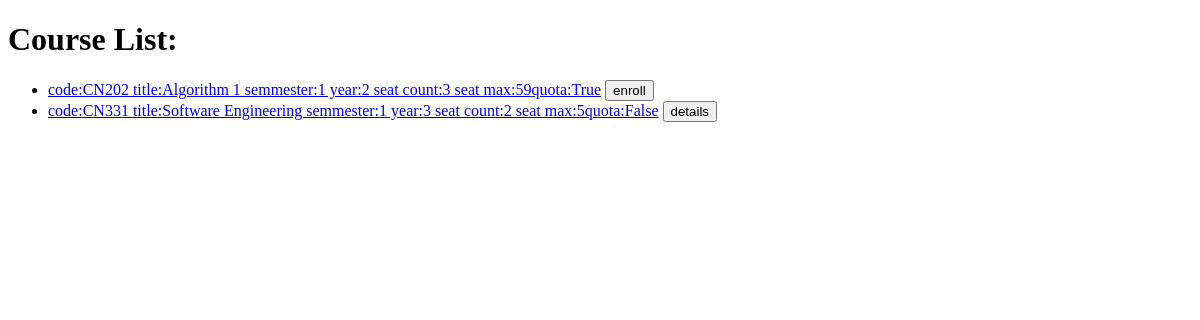
The app's page /courses/, older data.
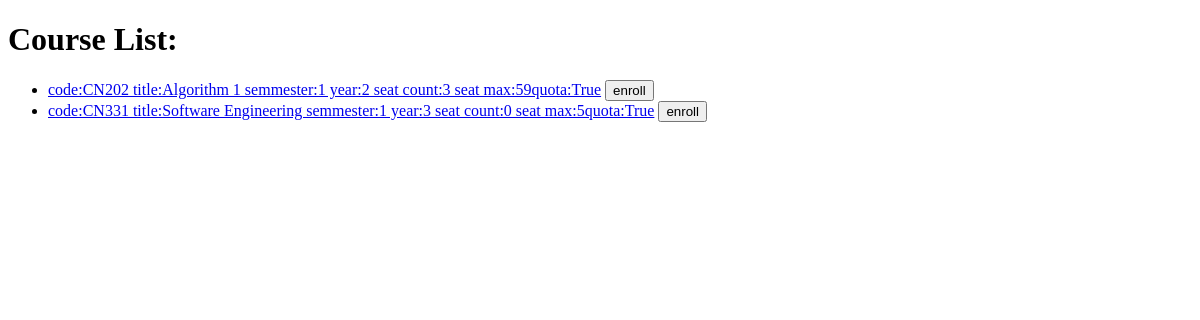
The same page, newer data.
### courses/models.py (models this page shows)
class Course(models.Model):
    c_id = models.CharField(max_length=5, unique=True, default="CN000")
    title = models.CharField(max_length=64, null=True, blank=True)
    semmester = models.IntegerField(null=True, blank=True)
    year = models.IntegerField(null=True, blank=True)
    seat_count = models.IntegerField(default=0, null=True, blank=True)
    max_seat = models.IntegerField(null=True, blank=True)
    quota = models.BooleanField(default=True)
    attend = models.ManyToManyField(User, blank=True)
    def __str__(self):
        return f"code:{self.c_id} title:{self.title} semmester:{self.semmester} year:{self.year} seat count:{self.seat_count} seat max:{self.max_seat}quota:{self.quota}"

### courses/views.py (the view)
# urls.py: path('', views.index, name= "c_index"),
def index(request) :
    return render(request, 'courses/index.html' ,{
        'courses': Course.objects.all().order_by('c_id')
    })

### courses/templates/courses/index.html
{% extends 'courses/layout.html' %}
{% block body %}
<h1>Course List:</h1>
<ul>
    {% for course in courses %}
    <li><a href="{% url 'course' course.id %}">{{ course }}</a>
    {% if course.quota %}
    <button> enroll </button>
    {% else %}
    <button> details </button>
    {% endif %}
    </li>
    {% empty %}
    <li>No courses.</li>
    {% endfor %}
</ul>
{% endblock %}

### courses/templates/courses/layout.html
<!DOCTYPE html>
<html lang="en">
    <head>
        <titleCourses</title>
    </head>
    <body>
        {% block body %}
        {% endblock %}
    </body>
</html>

Row changes from the older to the newer data that the page shows:
changed Course: c+title+semmester "code:CN331 title:Software Engineering semmester:1 year:3 seat count:2 seat max:5quota:False" → "code:CN331 title:Software Engineering semmester:1 year:3 seat count:0 seat max:5quota:True"; quota "details" → "enroll"
